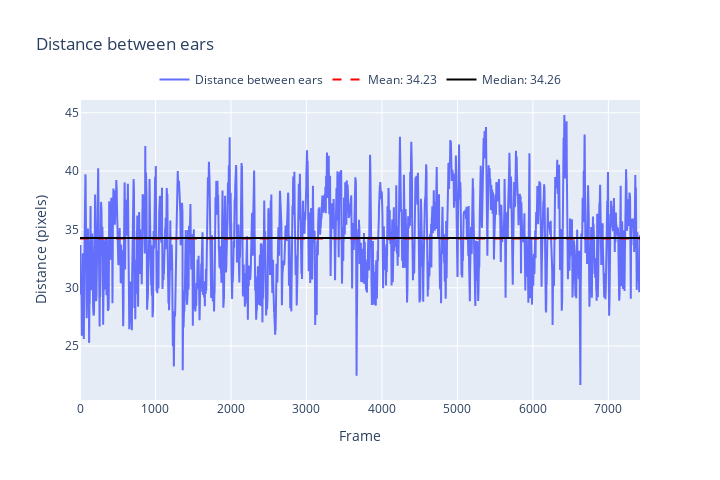

The notebook cell saved with this chart:
### Code cell
df_smooth.dropna(inplace=True)

# Calculate the distance between ears
dist = np.sqrt(
    (df_smooth['L_ear_x'] - df_smooth['R_ear_x'])**2 + 
    (df_smooth['L_ear_y'] - df_smooth['R_ear_y'])**2)

dist.dropna(inplace=True)

# Calculate the mean and median
mean_dist = np.mean(dist)
median_dist = np.median(dist)

scale = (1.8 / median_dist)

print(f'median distance is {median_dist}, mean distance is {mean_dist}. scale is {scale*100}')

# Create the plot
fig = go.Figure()

# Add the distance trace
fig.add_trace(go.Scatter(y=dist, mode='lines', name='Distance between ears'))

# Add mean and median lines
fig.add_trace(go.Scatter(y=[mean_dist]*len(dist), mode='lines', name=f'Mean: {mean_dist:.2f}', line=dict(color='red', dash='dash')))
fig.add_trace(go.Scatter(y=[median_dist]*len(dist), mode='lines', name=f'Median: {median_dist:.2f}', line=dict(color='black')))

# Update layout
fig.update_layout(
    title='Distance between ears',
    xaxis_title='Frame',
    yaxis_title='Distance (pixels)',
    width=720,
    height=480,
    legend=dict(
        yanchor="bottom",
        y=1.02,
        xanchor="center",
        x=0.5,
        orientation="h")
)

# Show the plot
fig.show()

### Figure 1 — Plotly figure (JSON) as saved in the notebook; plotly's stock layout.template omitted (floating-point values rounded to 4 significant figures; data arrays with more than 128 entries replaced by an {"elided": "..."} marker saying what was removed)
{"data": [{"mode": "lines", "name": "Distance between ears", "type": "scatter", "y": {"elided": "7420 float values"}}, {"line": {"color": "red", "dash": "dash"}, "mode": "lines", "name": "Mean: 34.23", "type": "scatter", "y": {"elided": "7420 float values"}}, {"line": {"color": "black"}, "mode": "lines", "name": "Median: 34.26", "type": "scatter", "y": {"elided": "7420 float values"}}], "layout": {"height": 480, "legend": {"orientation": "h", "x": 0.5, "xanchor": "center", "y": 1.02, "yanchor": "bottom"}, "title": {"text": "Distance between ears"}, "width": 720, "xaxis": {"title": {"text": "Frame"}}, "yaxis": {"title": {"text": "Distance (pixels)"}}}}
